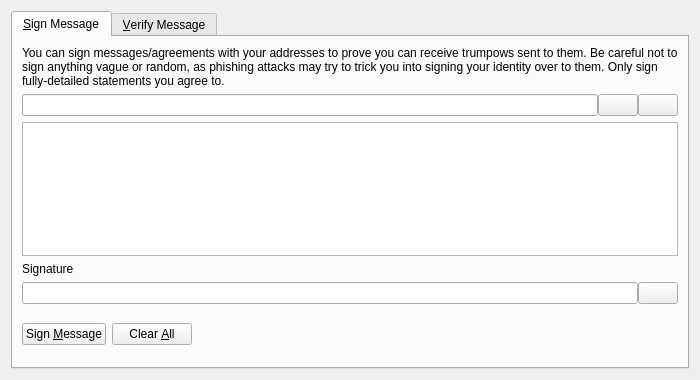
<?xml version="1.0" encoding="UTF-8"?>
<ui version="4.0">
 <class>SignVerifyMessageDialog</class>
 <widget class="QDialog" name="SignVerifyMessageDialog">
  <property name="geometry">
   <rect>
    <x>0</x>
    <y>0</y>
    <width>700</width>
    <height>380</height>
   </rect>
  </property>
  <property name="windowTitle">
   <string>Signatures - Sign / Verify a Message</string>
  </property>
  <property name="modal">
   <bool>true</bool>
  </property>
  <layout class="QVBoxLayout" name="verticalLayout">
   <item>
    <widget class="QTabWidget" name="tabWidget">
     <property name="currentIndex">
      <number>0</number>
     </property>
     <widget class="QWidget" name="tabSignMessage">
      <attribute name="title">
       <string>&amp;Sign Message</string>
      </attribute>
      <layout class="QVBoxLayout" name="verticalLayout_SM">
       <item>
        <widget class="QLabel" name="infoLabel_SM">
         <property name="text">
          <string>You can sign messages/agreements with your addresses to prove you can receive trumpows sent to them. Be careful not to sign anything vague or random, as phishing attacks may try to trick you into signing your identity over to them. Only sign fully-detailed statements you agree to.</string>
         </property>
         <property name="textFormat">
          <enum>Qt::PlainText</enum>
         </property>
         <property name="wordWrap">
          <bool>true</bool>
         </property>
        </widget>
       </item>
       <item>
        <layout class="QHBoxLayout" name="horizontalLayout_1_SM">
         <property name="spacing">
          <number>0</number>
         </property>
         <item>
          <widget class="QValidatedLineEdit" name="addressIn_SM">
           <property name="toolTip">
            <string>The Trumpow address to sign the message with</string>
           </property>
          </widget>
         </item>
         <item>
          <widget class="QPushButton" name="addressBookButton_SM">
           <property name="toolTip">
            <string>Choose previously used address</string>
           </property>
           <property name="text">
            <string/>
           </property>
           <property name="icon">
            <iconset resource="../bitcoin.qrc">
             <normaloff>:/icons/address-book</normaloff>:/icons/address-book</iconset>
           </property>
           <property name="shortcut">
            <string>Alt+A</string>
           </property>
           <property name="autoDefault">
            <bool>false</bool>
           </property>
          </widget>
         </item>
         <item>
          <widget class="QPushButton" name="pasteButton_SM">
           <property name="toolTip">
            <string>Paste address from clipboard</string>
           </property>
           <property name="text">
            <string/>
           </property>
           <property name="icon">
            <iconset resource="../bitcoin.qrc">
             <normaloff>:/icons/editpaste</normaloff>:/icons/editpaste</iconset>
           </property>
           <property name="shortcut">
            <string>Alt+P</string>
           </property>
           <property name="autoDefault">
            <bool>false</bool>
           </property>
          </widget>
         </item>
        </layout>
       </item>
       <item>
        <widget class="QPlainTextEdit" name="messageIn_SM">
         <property name="toolTip">
          <string>Enter the message you want to sign here</string>
         </property>
        </widget>
       </item>
       <item>
        <widget class="QLabel" name="signatureLabel_SM">
         <property name="text">
          <string>Signature</string>
         </property>
         <property name="textFormat">
          <enum>Qt::PlainText</enum>
         </property>
        </widget>
       </item>
       <item>
        <layout class="QHBoxLayout" name="horizontalLayout_2_SM">
         <property name="spacing">
          <number>0</number>
         </property>
         <item>
          <widget class="QLineEdit" name="signatureOut_SM">
           <property name="font">
            <font>
             <italic>true</italic>
            </font>
           </property>
           <property name="readOnly">
            <bool>true</bool>
           </property>
          </widget>
         </item>
         <item>
          <widget class="QPushButton" name="copySignatureButton_SM">
           <property name="toolTip">
            <string>Copy the current signature to the system clipboard</string>
           </property>
           <property name="text">
            <string/>
           </property>
           <property name="icon">
            <iconset resource="../bitcoin.qrc">
             <normaloff>:/icons/editcopy</normaloff>:/icons/editcopy</iconset>
           </property>
           <property name="autoDefault">
            <bool>false</bool>
           </property>
          </widget>
         </item>
        </layout>
       </item>
       <item>
        <layout class="QHBoxLayout" name="horizontalLayout_3_SM">
         <item>
          <widget class="QPushButton" name="signMessageButton_SM">
           <property name="toolTip">
            <string>Sign the message to prove you own this Trumpow address</string>
           </property>
           <property name="text">
            <string>Sign &amp;Message</string>
           </property>
           <property name="icon">
            <iconset resource="../bitcoin.qrc">
             <normaloff>:/icons/edit</normaloff>:/icons/edit</iconset>
           </property>
           <property name="autoDefault">
            <bool>false</bool>
           </property>
          </widget>
         </item>
         <item>
          <widget class="QPushButton" name="clearButton_SM">
           <property name="toolTip">
            <string>Reset all sign message fields</string>
           </property>
           <property name="text">
            <string>Clear &amp;All</string>
           </property>
           <property name="icon">
            <iconset resource="../bitcoin.qrc">
             <normaloff>:/icons/remove</normaloff>:/icons/remove</iconset>
           </property>
           <property name="autoDefault">
            <bool>false</bool>
           </property>
          </widget>
         </item>
         <item>
          <spacer name="horizontalSpacer_1_SM">
           <property name="orientation">
            <enum>Qt::Horizontal</enum>
           </property>
           <property name="sizeHint" stdset="0">
            <size>
             <width>40</width>
             <height>48</height>
            </size>
           </property>
          </spacer>
         </item>
         <item>
          <widget class="QLabel" name="statusLabel_SM">
           <property name="font">
            <font>
             <weight>75</weight>
             <bold>true</bold>
            </font>
           </property>
           <property name="text">
            <string/>
           </property>
           <property name="wordWrap">
            <bool>true</bool>
           </property>
          </widget>
         </item>
         <item>
          <spacer name="horizontalSpacer_2_SM">
           <property name="orientation">
            <enum>Qt::Horizontal</enum>
           </property>
           <property name="sizeHint" stdset="0">
            <size>
             <width>40</width>
             <height>48</height>
            </size>
           </property>
          </spacer>
         </item>
        </layout>
       </item>
      </layout>
     </widget>
     <widget class="QWidget" name="tabVerifyMessage">
      <attribute name="title">
       <string>&amp;Verify Message</string>
      </attribute>
      <layout class="QVBoxLayout" name="verticalLayout_VM">
       <item>
        <widget class="QLabel" name="infoLabel_VM">
         <property name="text">
          <string>Enter the receiver's address, message (ensure you copy line breaks, spaces, tabs, etc. exactly) and signature below to verify the message. Be careful not to read more into the signature than what is in the signed message itself, to avoid being tricked by a man-in-the-middle attack. Note that this only proves the signing party receives with the address, it cannot prove sendership of any transaction!</string>
         </property>
         <property name="textFormat">
          <enum>Qt::PlainText</enum>
         </property>
         <property name="alignment">
          <set>Qt::AlignLeading|Qt::AlignLeft|Qt::AlignTop</set>
         </property>
         <property name="wordWrap">
          <bool>true</bool>
         </property>
        </widget>
       </item>
       <item>
        <layout class="QHBoxLayout" name="horizontalLayout_1_VM">
         <property name="spacing">
          <number>0</number>
         </property>
         <item>
          <widget class="QValidatedLineEdit" name="addressIn_VM">
           <property name="toolTip">
            <string>The Trumpow address the message was signed with</string>
           </property>
          </widget>
         </item>
         <item>
          <widget class="QPushButton" name="addressBookButton_VM">
           <property name="toolTip">
            <string>Choose previously used address</string>
           </property>
           <property name="text">
            <string/>
           </property>
           <property name="icon">
            <iconset resource="../bitcoin.qrc">
             <normaloff>:/icons/address-book</normaloff>:/icons/address-book</iconset>
           </property>
           <property name="shortcut">
            <string>Alt+A</string>
           </property>
           <property name="autoDefault">
            <bool>false</bool>
           </property>
          </widget>
         </item>
        </layout>
       </item>
       <item>
        <widget class="QPlainTextEdit" name="messageIn_VM"/>
       </item>
       <item>
        <widget class="QValidatedLineEdit" name="signatureIn_VM"/>
       </item>
       <item>
        <layout class="QHBoxLayout" name="horizontalLayout_2_VM">
         <item>
          <widget class="QPushButton" name="verifyMessageButton_VM">
           <property name="toolTip">
            <string>Verify the message to ensure it was signed with the specified Trumpow address</string>
           </property>
           <property name="text">
            <string>Verify &amp;Message</string>
           </property>
           <property name="icon">
            <iconset resource="../bitcoin.qrc">
             <normaloff>:/icons/transaction_0</normaloff>:/icons/transaction_0</iconset>
           </property>
           <property name="autoDefault">
            <bool>false</bool>
           </property>
          </widget>
         </item>
         <item>
          <widget class="QPushButton" name="clearButton_VM">
           <property name="toolTip">
            <string>Reset all verify message fields</string>
           </property>
           <property name="text">
            <string>Clear &amp;All</string>
           </property>
           <property name="icon">
            <iconset resource="../bitcoin.qrc">
             <normaloff>:/icons/remove</normaloff>:/icons/remove</iconset>
           </property>
           <property name="autoDefault">
            <bool>false</bool>
           </property>
          </widget>
         </item>
         <item>
          <spacer name="horizontalSpacer_1_VM">
           <property name="orientation">
            <enum>Qt::Horizontal</enum>
           </property>
           <property name="sizeHint" stdset="0">
            <size>
             <width>40</width>
             <height>48</height>
            </size>
           </property>
          </spacer>
         </item>
         <item>
          <widget class="QLabel" name="statusLabel_VM">
           <property name="font">
            <font>
             <weight>75</weight>
             <bold>true</bold>
            </font>
           </property>
           <property name="text">
            <string/>
           </property>
           <property name="wordWrap">
            <bool>true</bool>
           </property>
          </widget>
         </item>
         <item>
          <spacer name="horizontalSpacer_2_VM">
           <property name="orientation">
            <enum>Qt::Horizontal</enum>
           </property>
           <property name="sizeHint" stdset="0">
            <size>
             <width>40</width>
             <height>48</height>
            </size>
           </property>
          </spacer>
         </item>
        </layout>
       </item>
      </layout>
     </widget>
    </widget>
   </item>
  </layout>
 </widget>
 <customwidgets>
  <customwidget>
   <class>QValidatedLineEdit</class>
   <extends>QLineEdit</extends>
   <header>qvalidatedlineedit.h</header>
  </customwidget>
 </customwidgets>
 <resources>
  <include location="../bitcoin.qrc"/>
 </resources>
 <connections/>
</ui>
